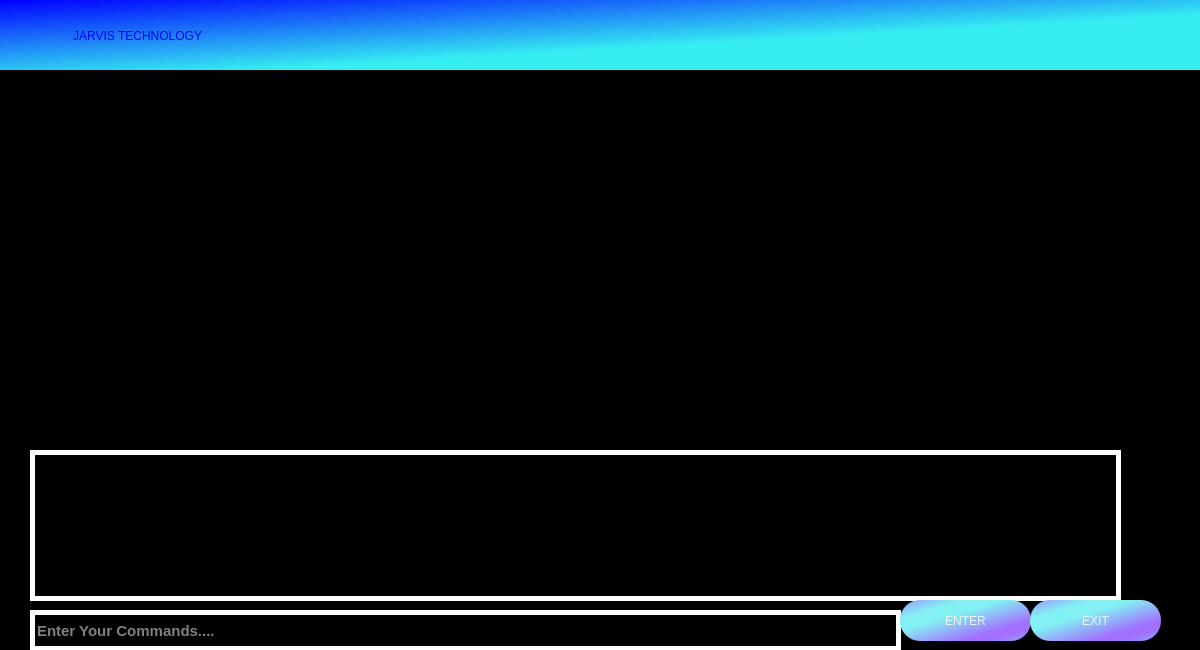
<?xml version="1.0" encoding="UTF-8"?>
<ui version="4.0">
 <class>Widget</class>
 <widget class="QWidget" name="Widget">
  <property name="geometry">
   <rect>
    <x>0</x>
    <y>0</y>
    <width>1200</width>
    <height>650</height>
   </rect>
  </property>
  <property name="windowTitle">
   <string>Widget</string>
  </property>
  <property name="styleSheet">
   <string notr="true">background-color: rgb(0, 0, 0);</string>
  </property>
  <widget class="QLabel" name="jtech">
   <property name="geometry">
    <rect>
     <x>0</x>
     <y>0</y>
     <width>1221</width>
     <height>71</height>
    </rect>
   </property>
   <property name="styleSheet">
    <string notr="true">color: qlineargradient(spread:pad, x1:0, y1:0, x2:1, y2:0, stop:0 rgba(0, 0, 0, 255), stop:1 rgba(255, 255, 255, 255));
color: rgb(0, 0, 255);
background-color: qlineargradient(spread:pad, x1:0, y1:0, x2:1, y2:1, stop:0 rgba(0, 0, 255, 255), stop:0.59901 rgba(54, 238, 241, 255));
font: 700 italic 32pt &quot;Segoe UI&quot;;</string>
   </property>
   <property name="text">
    <string>                      JARVIS TECHNOLOGY</string>
   </property>
  </widget>
  <widget class="QLabel" name="label">
   <property name="geometry">
    <rect>
     <x>0</x>
     <y>70</y>
     <width>1201</width>
     <height>581</height>
    </rect>
   </property>
   <property name="styleSheet">
    <string notr="true">background-color: qlineargradient(spread:reflect, x1:0.218, y1:0.188, x2:1, y2:1, stop:0.20297 rgba(222, 14, 17, 255), stop:0.752475 rgba(103, 92, 229, 255));
color: qlineargradient(spread:pad, x1:0, y1:0, x2:1, y2:1, stop:0 rgba(0, 0, 255, 255), stop:0.59901 rgba(54, 238, 241, 255));
font: 700 italic 30pt &quot;Segoe UI&quot;;</string>
   </property>
   <property name="text">
    <string/>
   </property>
  </widget>
  <widget class="QLabel" name="bg">
   <property name="geometry">
    <rect>
     <x>890</x>
     <y>70</y>
     <width>311</width>
     <height>421</height>
    </rect>
   </property>
   <property name="text">
    <string/>
   </property>
   <property name="pixmap">
    <pixmap>../GUI files/ironman-portrait.webp</pixmap>
   </property>
   <property name="scaledContents">
    <bool>true</bool>
   </property>
  </widget>
  <widget class="QLabel" name="bg1">
   <property name="geometry">
    <rect>
     <x>0</x>
     <y>440</y>
     <width>1201</width>
     <height>211</height>
    </rect>
   </property>
   <property name="text">
    <string/>
   </property>
   <property name="pixmap">
    <pixmap>../GUI files/background-cropped.gif</pixmap>
   </property>
   <property name="scaledContents">
    <bool>true</bool>
   </property>
  </widget>
  <widget class="QLabel" name="anim">
   <property name="geometry">
    <rect>
     <x>370</x>
     <y>70</y>
     <width>521</width>
     <height>371</height>
    </rect>
   </property>
   <property name="text">
    <string/>
   </property>
   <property name="pixmap">
    <pixmap>../GUI files/techcircle.gif</pixmap>
   </property>
   <property name="scaledContents">
    <bool>true</bool>
   </property>
  </widget>
  <widget class="QLabel" name="pg">
   <property name="geometry">
    <rect>
     <x>0</x>
     <y>70</y>
     <width>371</width>
     <height>181</height>
    </rect>
   </property>
   <property name="text">
    <string/>
   </property>
   <property name="pixmap">
    <pixmap>../GUI files/B.G_Template_1.gif</pixmap>
   </property>
   <property name="scaledContents">
    <bool>true</bool>
   </property>
  </widget>
  <widget class="QLabel" name="load">
   <property name="geometry">
    <rect>
     <x>0</x>
     <y>250</y>
     <width>371</width>
     <height>191</height>
    </rect>
   </property>
   <property name="text">
    <string/>
   </property>
   <property name="pixmap">
    <pixmap>../GUI files/tech loading.gif</pixmap>
   </property>
   <property name="scaledContents">
    <bool>true</bool>
   </property>
  </widget>
  <widget class="QLabel" name="listen">
   <property name="geometry">
    <rect>
     <x>0</x>
     <y>250</y>
     <width>371</width>
     <height>191</height>
    </rect>
   </property>
   <property name="text">
    <string/>
   </property>
   <property name="pixmap">
    <pixmap>../GUI files/listening.gif</pixmap>
   </property>
   <property name="scaledContents">
    <bool>true</bool>
   </property>
  </widget>
  <widget class="QLabel" name="speak">
   <property name="geometry">
    <rect>
     <x>0</x>
     <y>250</y>
     <width>371</width>
     <height>191</height>
    </rect>
   </property>
   <property name="text">
    <string/>
   </property>
   <property name="pixmap">
    <pixmap>../GUI files/speaking.gif</pixmap>
   </property>
   <property name="scaledContents">
    <bool>true</bool>
   </property>
  </widget>
  <widget class="QLabel" name="sleep">
   <property name="geometry">
    <rect>
     <x>0</x>
     <y>250</y>
     <width>371</width>
     <height>191</height>
    </rect>
   </property>
   <property name="text">
    <string/>
   </property>
   <property name="pixmap">
    <pixmap>../GUI files/sleepmode.gif</pixmap>
   </property>
   <property name="scaledContents">
    <bool>true</bool>
   </property>
  </widget>
  <widget class="QPlainTextEdit" name="Terminal">
   <property name="geometry">
    <rect>
     <x>30</x>
     <y>450</y>
     <width>1091</width>
     <height>151</height>
    </rect>
   </property>
   <property name="font">
    <font>
     <family>Segoe UI</family>
     <pointsize>11</pointsize>
     <italic>false</italic>
     <bold>true</bold>
    </font>
   </property>
   <property name="styleSheet">
    <string notr="true">background:transparent;
color: rgb(255, 255, 255);
font: 700 11pt &quot;Segoe UI&quot;;


border:5px solid white;</string>
   </property>
   <property name="documentTitle">
    <string/>
   </property>
   <property name="plainText">
    <string/>
   </property>
   <property name="placeholderText">
    <string>                                                                             ****JARVIS TERMINAL****</string>
   </property>
  </widget>
  <widget class="QLineEdit" name="command">
   <property name="geometry">
    <rect>
     <x>30</x>
     <y>610</y>
     <width>871</width>
     <height>41</height>
    </rect>
   </property>
   <property name="font">
    <font>
     <family>Segoe UI</family>
     <pointsize>11</pointsize>
     <italic>false</italic>
     <bold>true</bold>
    </font>
   </property>
   <property name="styleSheet">
    <string notr="true">background:transparent;
color: rgb(255, 255, 255);
font: 700 11pt &quot;Segoe UI&quot;;
border:5px solid white;</string>
   </property>
   <property name="placeholderText">
    <string>Enter Your Commands....</string>
   </property>
  </widget>
  <widget class="QPushButton" name="enter">
   <property name="geometry">
    <rect>
     <x>900</x>
     <y>600</y>
     <width>131</width>
     <height>41</height>
    </rect>
   </property>
   <property name="styleSheet">
    <string notr="true">QPushButton#enter{
   font: 700 italic 12pt &quot;Segoe UI&quot;;
	background-color: qlineargradient(spread:reflect, x1:0.361, y1:0.267045, x2:0.831683, y2:0.756, stop:0.148515 rgba(131, 241, 243, 255), stop:0.89604 rgba(162, 112, 255, 255));
color:rgba(255, 255, 255, 210);
border-radius:20px;
}
QPushButton#enter:hover{
	background-color: qlineargradient(spread:pad, x1:0.144, y1:0.199, x2:0.812, y2:0.784, stop:0.0891089 rgba(249, 8, 12, 255), stop:0.777228 rgba(249, 252, 5, 255));
}
QPushButton#enter:pressed{
 padding-left:5px;
padding-top:5px;
	background-color: rgb(150, 123, 111, 255);
}
</string>
   </property>
   <property name="text">
    <string>ENTER</string>
   </property>
  </widget>
  <widget class="QPushButton" name="exit">
   <property name="geometry">
    <rect>
     <x>1030</x>
     <y>600</y>
     <width>131</width>
     <height>41</height>
    </rect>
   </property>
   <property name="styleSheet">
    <string notr="true">QPushButton#exit{
	font: 700 italic 12pt &quot;Segoe UI&quot;;
	background-color: qlineargradient(spread:reflect, x1:0.361, y1:0.267045, x2:0.831683, y2:0.756, stop:0.148515 rgba(131, 241, 243, 255), stop:0.89604 rgba(162, 112, 255, 255));
color:rgba(255, 255, 255, 210);
border-radius:20px;
}
QPushButton#exit:hover{
	background-color: qlineargradient(spread:pad, x1:0.144, y1:0.199, x2:0.812, y2:0.784, stop:0.0891089 rgba(249, 8, 12, 255), stop:0.777228 rgba(249, 252, 5, 255));
}
QPushButton#exit:pressed{
 padding-left:5px;
padding-top:5px;
	background-color: rgb(150, 123, 111, 255);
}
</string>
   </property>
   <property name="text">
    <string>EXIT</string>
   </property>
  </widget>
 </widget>
 <resources/>
 <connections/>
</ui>
